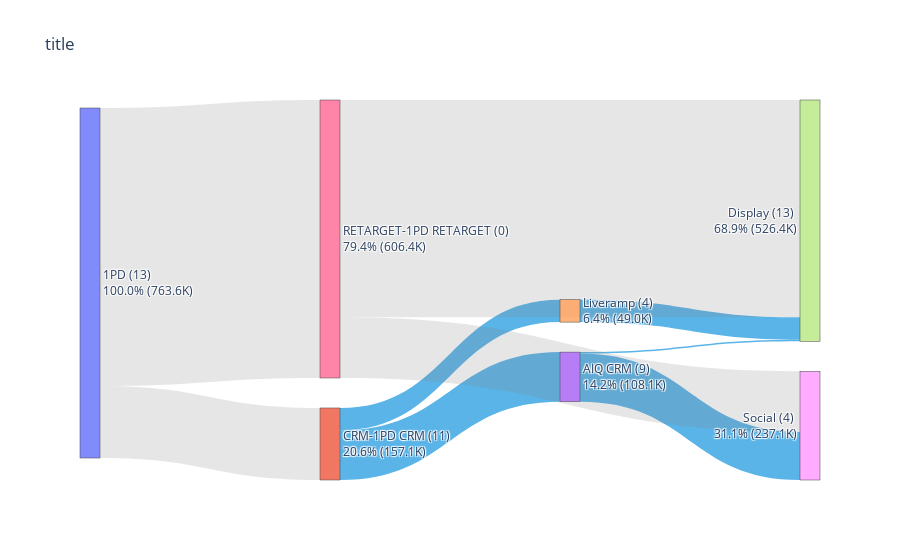

The code cell stored with this chart in its notebook:
### Code cell
# Fix issue with 'Audience Type Name': 'CRM-1PD\xa0CRM'
df['Audience Type Name'] = df['Audience Type Name'].str.replace('CRM-1PD\xa0CRM', 'CRM-1PD CRM')

# Get Segments Unique Counts
filtered_df = df[(df['Segment ID'] != 0) & (df['Segment ID'] != '0')]
df_lvl1_seg = filtered_df.groupby(['Audience Type'])['Segment ID'].nunique().reset_index()
df_lvl2_seg = filtered_df.groupby(['Audience Type Name'])['Segment ID'].nunique().reset_index()
df_lvl3_seg = filtered_df.groupby(['Audience Source'])['Segment ID'].nunique().reset_index()
df_lvl4_seg = filtered_df.groupby(['Display Dell Vehicle Mapped'])['Segment ID'].nunique().reset_index()
df_lvl1_seg.rename(columns={'Audience Type':'Label', 'Segment ID':'Segments'}, inplace=True)
df_lvl2_seg.rename(columns={'Audience Type Name':'Label', 'Segment ID':'Segments'}, inplace=True)
df_lvl3_seg.rename(columns={'Audience Source':'Label', 'Segment ID':'Segments'}, inplace=True)
df_lvl4_seg.rename(columns={'Display Dell Vehicle Mapped':'Label', 'Segment ID':'Segments'}, inplace=True)
segment_df = pd.concat([df_lvl1_seg, df_lvl2_seg, df_lvl3_seg, df_lvl4_seg])
######

test = df.groupby(['Audience Type', 'Audience Type Name', 'Audience Source','Display Dell Vehicle Mapped'])['Spend'].sum().reset_index()

test3 = test.groupby(['Audience Type', 'Audience Type Name', 'Audience Source','Display Dell Vehicle Mapped'])['Spend'].sum().reset_index()
test3 = test3[(test3['Audience Source'] != '0')&(test3['Display Dell Vehicle Mapped'] != '0')]

test1 = test.groupby(['Audience Type','Audience Type Name'])['Spend'].sum().reset_index()
test1 = test1[(test1['Audience Type Name'] != '0')]

test2 = test.groupby(['Audience Type','Audience Type Name','Audience Source'])['Spend'].sum().reset_index()
test2 = test2[(test2['Audience Type Name'] != '0')&(test2['Audience Source'] != '0')]

test4 = test[test['Audience Source'] == '0'].groupby(['Audience Type', 'Audience Type Name', 'Display Dell Vehicle Mapped'])['Spend'].sum().reset_index()
test4 = test4[(test4['Audience Type Name'] != '0')&(test4['Display Dell Vehicle Mapped'] != '0')]

test1['Level'] = 1
test2['Level'] = 2
test3['Level'] = 4
test4['Level'] = 3

test1.rename(columns={'Audience Type':'Source', 'Audience Type Name':'Target', 'Spend':'Total'}, inplace=True)
test2.rename(columns={'Audience Type Name':'Source', 'Audience Source':'Target', 'Spend':'Total'}, inplace=True)
test3.rename(columns={'Audience Source':'Source', 'Display Dell Vehicle Mapped':'Target', 'Spend':'Total'}, inplace=True)
test4.rename(columns={'Audience Type Name':'Source', 'Display Dell Vehicle Mapped':'Target', 'Spend':'Total'}, inplace=True)

concat_df = pd.concat([
                       test1[['Source','Target','Total', 'Level']]
                       , test2[['Source','Target','Total', 'Level']]
                       , test3[['Source','Target','Total', 'Level']]
                        , test4[['Source','Target','Total', 'Level']]
                    ], ignore_index=True)
                    

unique_values = pd.unique(concat_df[['Source', 'Target']].values.ravel('K'))

mapping_df = pd.DataFrame({'Label': unique_values.tolist()
                                     , 'Value': [i for i in range(len(unique_values))]})


unique_values = pd.unique(concat_df[['Source', 'Target']].values.ravel('K'))
    
mapping_df = pd.DataFrame({'Label': unique_values.tolist()
                                          , 'Value': [i for i in range(len(unique_values))]})

# Replace values based on the mappings
concat_df['Source'] = concat_df['Source'].replace(mapping_df.set_index('Label')['Value'])
concat_df['Target'] = concat_df['Target'].replace(mapping_df.set_index('Label')['Value'])






# Create a list of columns to process
columns_to_process = ['Audience Type', 'Audience Type Name', 'Audience Source', 'Display Dell Vehicle Mapped']

# Create an empty DataFrame to store the results
result_df = pd.DataFrame()

# Loop through each column and calculate sums, percentages, and unique "Segment ID" counts
for column_name in columns_to_process:
    # Calculate sums and percentages
    grouped = df.groupby(column_name)['Spend'].sum().reset_index()
    grouped['Percentage'] = (grouped['Spend'] / grouped['Spend'].sum()) * 100
    grouped.rename(columns={column_name: 'Label'}, inplace=True)
    
    # Calculate unique "Segment ID" counts
    grouped_segment = df[(df['Segment ID'] != '0') & (df['Segment ID'] != 0)].groupby(column_name)['Segment ID'].nunique().reset_index()
    grouped_segment.rename(columns={column_name: 'Label', 'Segment ID': 'Segments'}, inplace=True)
    
    # Merge the two DataFrames
    merged_grouped = grouped.merge(grouped_segment, on='Label', how='left')
    
    # Append the result to result_df
    result_df = pd.concat([result_df, merged_grouped], axis=0, ignore_index=True)

# result_df now contains the combined results
result_df


merged_df = mapping_df.merge(result_df, on='Label', how='left')

merged_df.fillna(0,inplace=True)

merged_df['Label_x'] = merged_df['Label'] + " (" + merged_df['Segments'].apply(format_value) + ") " + "<br>" + merged_df['Percentage'].apply(lambda x: f'{x:.1f}%')+ " (" + merged_df['Spend'].apply(format_value) + ")"



############


# Sample data
source = concat_df['Source'].values.tolist()
target = concat_df['Target'].values.tolist()
value = concat_df['Total'].values.tolist()
labels = merged_df['Label_x'].values.tolist()

# List of colors for each link based on some condition or data
colors = generate_gray_tones(source)

# Create links
link = dict(source=source, target=target, value=value, color=colors)

# Create nodes
node = dict(label=labels, pad=30, thickness=20)

# Create a Sankey object
chart = go.Sankey(link=link, node=node, arrangement="snap")

# Build a figure
fig = go.Figure(chart)

# Add a title to the figure
fig.update_layout(title_text='title')

fig.show()

### Figure 1 — Plotly figure (JSON) as saved in the notebook; plotly's stock layout.template omitted (floating-point values rounded to 4 significant figures)
{"data": [{"arrangement": "snap", "link": {"color": ["rgba(128, 128, 128, 0.2)", "rgba(128, 128, 128, 0.2)", "rgba(128, 128, 128, 0.2)", "rgba(128, 128, 128, 0.2)", "rgba(49, 162, 227, 0.8)", "rgba(49, 162, 227, 0.8)", "rgba(128, 128, 128, 0.2)", "rgba(49, 162, 227, 0.8)", "rgba(49, 162, 227, 0.8)", "rgba(49, 162, 227, 0.8)", "rgba(49, 162, 227, 0.8)", "rgba(49, 162, 227, 0.8)", "rgba(49, 162, 227, 0.8)", "rgba(128, 128, 128, 0.2)", "rgba(128, 128, 128, 0.2)", "rgba(128, 128, 128, 0.2)"], "source": [0, 0, 0, 0, 1, 1, 2, 3, 3, 4, 3, 1, 1, 5, 6, 6], "target": [1, 2, 5, 6, 3, 4, 3, 7, 8, 7, 7, 7, 8, 7, 7, 8], "value": [157100.0, 0, 0, 606400.0, 108100.0, 49030.0, 0, 3251.0, 104800.0, 49030.0, 0, 0, 0, 0, 474200.0, 132300.0]}, "node": {"label": ["1PD (13) <br>100.0% (763.6K)", "CRM-1PD CRM (11) <br>20.6% (157.1K)", "CRM-1PD-AIQ-NS (2) <br>0.0% (0)", "AIQ CRM (9) <br>14.2% (108.1K)", "Liveramp (4) <br>6.4% (49.0K)", "MEDIA-1PD MEDIA (0) <br>0.0% (0)", "RETARGET-1PD RETARGET (0) <br>79.4% (606.4K)", "Display (13) <br>68.9% (526.4K)", "Social (4) <br>31.1% (237.1K)"], "pad": 30, "thickness": 20}, "type": "sankey"}], "layout": {"title": {"text": "title"}}}
